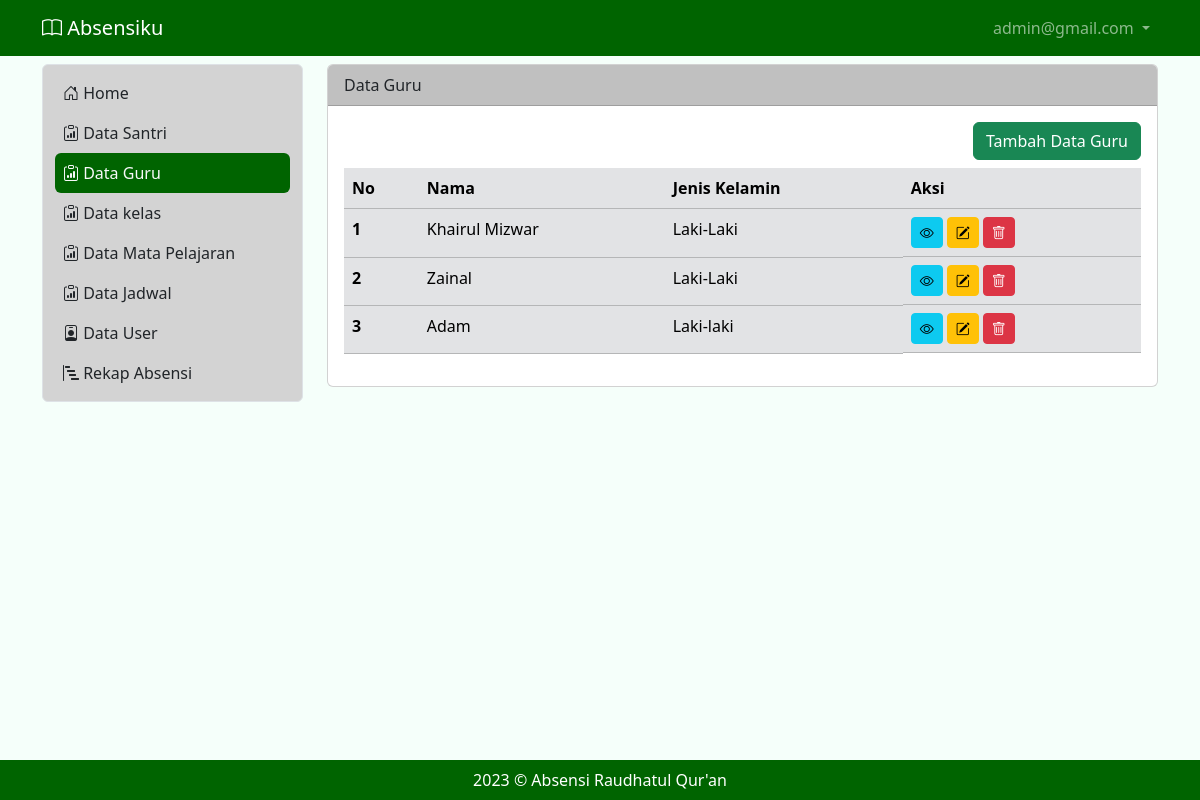
/guru (signed in), run on the app's committed database.
### tables this page shows
CREATE TABLE IF NOT EXISTS `tb_user` (
  `id` int NOT NULL AUTO_INCREMENT,
  `nama` varchar(100) DEFAULT NULL,
  `username` varchar(200) DEFAULT NULL,
  `password` varchar(200) DEFAULT NULL,
  `level` int DEFAULT NULL,
  PRIMARY KEY (`id`)
);

CREATE TABLE IF NOT EXISTS `tb_guru` (
  `idg` int NOT NULL AUTO_INCREMENT,
  `nik` bigint DEFAULT NULL,
  `nama` varchar(200) DEFAULT NULL,
  `jk` varchar(50) DEFAULT NULL,
  `alamat` varchar(200) DEFAULT NULL,
  `password` varchar(200) DEFAULT NULL,
  PRIMARY KEY (`idg`)
);

### guru.php (the view, shortened to what this page needs)
<?php
include "proses/connect.php";
$query = mysqli_query($conn, "SELECT * FROM tb_guru");
while ($record = mysqli_fetch_array($query)) {
    $result[] = $record;
}
?>
<div class="col-lg-9 mt-2">
    <div class="card">
        <div class="card-header bg-dark">
            Data Guru
        </div>
        <div class="card-body">
            <div class="row">
                <div class="col d-flex justify-content-end">
                    <button class="btn btn-success mb-2" data-bs-toggle="modal" data-bs-target="#ModalTambahUser"> Tambah Data Guru</button>
                </div>
            </div>
            <?php
            if (empty($result)) {
                echo "Data user tidak ada";
            } else {
            ?>
                <div class="table-responsive">
                    <table class="table table-secondary table-hover">
                        <thead>
                            <tr>
                                <th scope="col">No</th>
                                <th scope="col">Nama</th>
                                <th scope="col">Jenis Kelamin</th>
                                <th scope="col">Aksi</th>
                            </tr>
                        </thead>
                        <tbody>
                            <?php
                            $no = 1;
                            foreach ($result as $row) {
                            ?>
                                <tr>
                                    <th scope="row"><?php echo $no++ ?></th>
                                    <td><?php echo $row['nama'] ?></td>
                                    <td><?php echo $row['jk'] ?></td>
                                    <td class="d-flex">
                                        <button class="btn btn-info btn-sm me-1" data-bs-toggle="modal" data-bs-target="#ModalView<?php echo $row['idg'] ?>"><i class="bi bi-eye"></i></button>
                                        <button class="btn btn-warning btn-sm me-1" data-bs-toggle="modal" data-bs-target="#ModalEdit<?php echo $row['idg'] ?>"><i class="bi bi-pencil-square"></i></button>
                                        <button class="btn btn-danger btn-sm me-1 " data-bs-toggle="modal" data-bs-target="#ModalDelete<?php echo $row['idg'] ?>"><i class="bi bi-trash"></i></button>
                                    </td>
                                </tr>
                            <?php
                            }
                            ?>
                        </tbody>
                    </table>
                </div>
            <?php
            }
            ?>
        </div>
    </div>
</div>

### header.php (shortened to what this page needs)
<nav class="navbar navbar-expand navbar-dark bg-success sticky-top">
        <div class="container-lg">
            <a class="navbar-brand" href="."><i class="bi bi-book"></i> Absensiku</a>
            <div class="collapse navbar-collapse justify-content-end" id="navbarNavDropdown">
                <ul class="navbar-nav">
                    <li class="nav-item dropdown">
                        <a class="nav-link dropdown-toggle" href="#" role="button" data-bs-toggle="dropdown" aria-expanded="false">
                            <?php echo $hasil['username']; ?>
                        </a>
                    </li>
                </ul>
            </div>
        </div>
</nav>

### style.css (style rules this page uses)
.bg-success { background-color: #006400 !important; }
.bg-dark { background-color: #C0C0C0 !important; }

### data on the page
tb_user: username "admin@gmail.com"
tb_guru: nama "Khairul Mizwar", jk "Laki-Laki"
tb_guru: nama "Zainal", jk "Laki-Laki"
tb_guru: nama "Adam", jk "Laki-laki"
